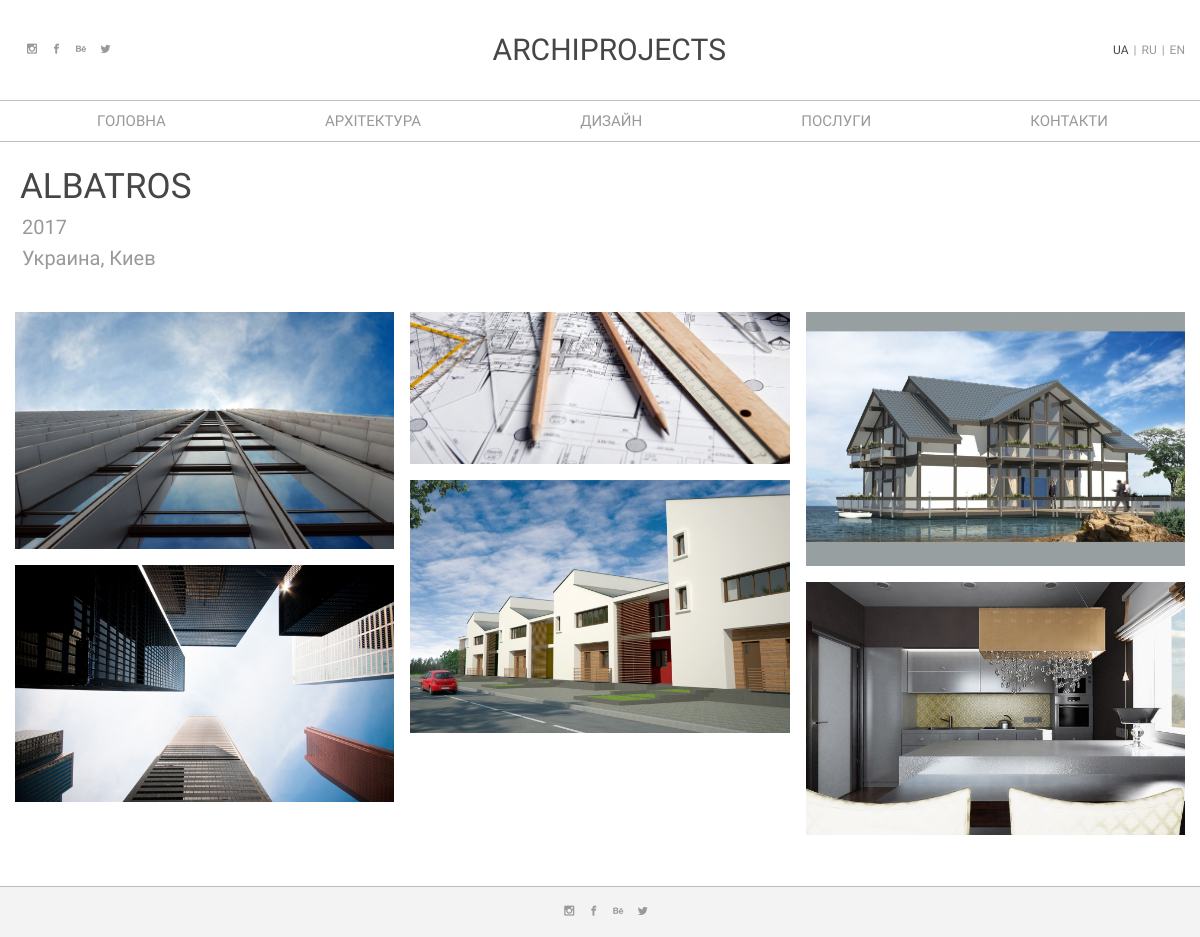
The page /archprojects/1/ on the database its author committed.
### archapp/models.py (models this page shows, shortened)
class ArchitectureProject(models.Model):
    title_en = models.CharField(max_length=40,blank=True, null=True)
    title_ru = models.CharField(max_length=40,blank=True, null=True)
    title_ua = models.CharField(max_length=40,blank=True, null=True)
    description_en = models.TextField(max_length=150,blank=True, null=True)
    description_ru = models.TextField(max_length=150,blank=True, null=True)
    description_ua = models.TextField(max_length=150,blank=True, null=True)
    name_en = models.CharField(max_length=100)
    name_ru = models.CharField(max_length=100)
    name_ua = models.CharField(max_length=100)
    location_en = models.CharField(max_length=200,blank=True, null=True)
    location_ru = models.CharField(max_length=200,blank=True, null=True)
    location_ua = models.CharField(max_length=200,blank=True, null=True)
    year = models.CharField(max_length=9,blank=True, null=True)
    img = models.FileField(blank=True, null=True)
    type = models.ForeignKey(ArchitectureType, on_delete=models.CASCADE)
    date = models.DateTimeField(default=datetime.now(), null=False, blank=False)
    active = models.BooleanField(default=True)

class ArchitectureImage(models.Model):
   project = models.ForeignKey(ArchitectureProject, on_delete=models.CASCADE)
   img = models.FileField(blank=True, null=True)

### archapp/views.py (the view)
# urls.py: url(r'^archprojects/(?P<pk>[0-9]+)/', views.archproject, name='archproject'),
def archproject(request, pk):
    content = {
        'Project' : ArchitectureProject.objects.filter(pk=pk),
        'Images' : ArchitectureImage.objects.all().filter(project=pk),
    }
    return render(request, 'ua/project.html', content)

### archapp/templates/ua/project.html (shortened to what this page needs)
{% extends "ua/index.html" %}
{% load staticfiles %}
{% block headinua %}
  <link rel="stylesheet" href="{% static 'css/project.css' %}"/>
{% endblock %}
{% block content %}
<header class="projects-type">
  {% for P in Project %}
  <h2 class="second-header">{{ P.name_ua }}</h2>
  <div class="project-line"></div>
  <p class="project-date"> {{ P.year }}</p>
  <p class="project-place">{{ P.location_ua }}</p>
  {% endfor %}
</header>
<section class="projects-wrapper">
  <div class="projects" >
    <div id="portfolio">
      {% for I in Images %}
      <div class="tile">
        <img src="{{ I.img.url }}" alt="" />
      </div>
      {% endfor %}
    </div>
  </div>
</section>
{% endblock %}

### archapp/templates/ua/index.html (shortened to what this page needs)
{% extends "indextemplate.html" %}
{% load staticfiles %}
  {% block headin %}
    {% block headinua %}
    {% endblock %}
  {% endblock %}
{% block body %}
  <header class="mainheader">
    <div class="container">
      <div class="soc-icons">
        <a href="https://www.instagram.com/" target="_blank" rel="nofollow">
          <span class="icon-instagram"></span>
        </a>
        <a href="https://www.facebook.com/" target="_blank" rel="nofollow">
          <span class="icon-facebook"></span>
        </a>
        <a href="https://www.behance.net/" target="_blank" rel="nofollow">
          <span class="icon-behance"></span>
        </a>
        <a href="https://twitter.com/" target="_blank" rel="nofollow">
          <span class="icon-twitter"></span>
        </a>
      </div>
      <div class="mainlogo">
        <a href="/">ARCHIPROJECTS</a>
      </div>
      <div class="lang">
        <ul class="lang-list">
          <li id="lang-ua" class="active-item"><a href="/">UA</a></li>
          <li>|</li>
          <li id="lang-ru"><a href="/ru/">RU</a></li>
          <li>|</li>
          <li id="lang-en"><a href="/en/">EN</a></li>
        </ul>
      </div>
    </div>
  </header>
  <nav class="menu">
    <ul class="menu-list">
      <li id="menu-home" class="active-item"><a href="/">ГОЛОВНА</a></li>
      <li id="menu-projects"><a href="/archprojects/">АРХІТЕКТУРА</a></li>
      <li id="menu-design"><a href="/designprojects/">ДИЗАЙН</a></li>
      <li id="menu-services"><a href="/services/">ПОСЛУГИ</a></li>
      <li id="menu-contact"><a href="/contact/">КОНТАКТИ</a></li>
    </ul>
  </nav>
  {% block content %}
  {% endblock %}
  <footer>
    <div class="container">
      <div class="soc-icons">
        <a href="https://www.instagram.com/" target="_blank" rel="nofollow">
          <span class="icon-instagram"></span>
        </a>
        <a href="https://www.facebook.com/" target="_blank" rel="nofollow">
          <span class="icon-facebook"></span>
        </a>
        <a href="https://www.behance.net/" target="_blank" rel="nofollow">
          <span class="icon-behance"></span>
        </a>
        <a href="https://twitter.com/" target="_blank" rel="nofollow">
          <span class="icon-twitter"></span>
        </a>
      </div>
    </div>
  </footer>
{% endblock %}

### archapp/templates/indextemplate.html (shortened to what this page needs)
<html lang="en">
<head>
  {% load staticfiles %}
  <link rel="stylesheet" href="{% static 'css/all.css' %}"/>
  {% block headin %}
  {% endblock %}
</head>
<body>
{% block body %}
{% endblock %}
</body>

### archapp/static/css/all.css (style rules this page uses)
* { box-sizing: border-box; }
body { margin: 0; font-family: 'Yanone Kaffeesatz', sans-serif; position: relative; padding-bottom: 70px; }
a { text-decoration: none; }
.mainheader { padding: 25px 0; border-bottom: 1px solid #bebebe; padding-left: 7px; padding-right: 7px; }
.container { position: relative; margin-right: auto; margin-left: auto; display: flex; justify-content: space-between; height: auto; align-items:center; }
footer .container { justify-content: space-around; }
@media (min-width: 768px) { .container { width: 750px; } }
@media (min-width: 992px) { .container { width: 970px; } }
@media (min-width: 1200px) { .container { width: 1170px; } }
.soc-icons { width: auto; }
.icon-behance, .icon-twitter, .icon-facebook, .icon-instagram { font-family: icomoon!important; speak: none; font-style: normal; font-weight: 400; font-variant: normal; text-transform: none; line-height: 1; -webkit-font-smoothing: antialiased; }
.icon-behance::before { content: "\eaa8"; }
.icon-twitter::before { content: "\ea96"; }
.icon-facebook::before { content: "\ea90"; }
.icon-instagram::before { content: "\ea92"; }
.soc-icons a { margin-left: 12px; color: #999; line-height: 30px; font-size: 10px; }
.mainlogo { width: auto; }
.mainlogo a { color: #464646; font-size: 30px; line-height: 50px; }
.lang { width: auto; }
.lang-list { list-style-type: none; margin: 0; padding: 0; }
.lang-list li { float: left; margin-left: 5px; }
.lang-list a, .lang-list li { color: #999; line-height: 30px; font-size: 12px; }
.active-item a { color: #464646; }
.menu { border-bottom: 1px solid #bebebe; }
.menu-list { position: relative; margin: 5px; margin-right: auto; margin-left: auto; padding-left: 15px; padding-right: 15px; display: flex; justify-content: space-around; height: auto; list-style-type: none; padding: 0; }
@media (min-width: 768px) { .menu-list { width: 750px; } }
@media (min-width: 992px) { .menu-list { width: 970px; } }
@media (min-width: 1200px) { .menu-list { width: 1170px; } }
.menu-list li { float: left; margin-left: 5px; }
.menu-list a, .menu-list li { color: #999; line-height: 30px; font-size: 15px; text-transform: uppercase; }
footer { border-top: 1px solid #bebebe; position: absolute; bottom: 0; left: 0; width: 100%; padding-top: 10px; padding-bottom: 10px; background-color: #f3f3f3; }

### archapp/static/css/project.css (style rules this page uses)
.projects-wrapper, .projects-type { margin-right: auto; margin-left: auto; }
@media (min-width: 768px) { .projects-wrapper, .projects-type { width: 750px; } }
@media (min-width: 992px) { .projects-wrapper, .projects-type { width: 970px; } }
@media (min-width: 1200px) { .projects-wrapper, .projects-type { width: 1170px; } }
.projects { position: relative; display: flex; flex-wrap: wrap; justify-content: space-around; height: auto; align-items:center; }
.second-header { margin: 5px; margin-top: 30px; color: #464646; font-size: 35px; line-height: 30px; text-transform: uppercase; font-weight: normal; }
.project-line { border-bottom: 1px solid #fff; width: 200px; }
#portfolio { -webkit-column-count: 1; -moz-column-count: 1; column-count: 1; -webkit-column-width: 100%; -moz-column-width: 100%; column-width: 100%; }
@media (min-width: 768px) { #portfolio { width: 100%; margin: 1rem 0; -webkit-column-count: 2; -moz-column-count: 2; column-count: 2; -webkit-column-gap: 1rem; -moz-column-gap: 1rem; column-gap: 1rem; -webkit-column-width: 50%; -moz-column-width: 50%; column-width: 50%; } }
@media (min-width: 1200px) { #portfolio { margin: 1rem 0; -webkit-column-count: 3; -moz-column-count: 3; column-count: 3; -webkit-column-gap: 1rem; -moz-column-gap: 1rem; column-gap: 1rem; -webkit-column-width: 33.33333333333333%; -moz-column-width: 33.33333333333333%; column-width: 33.33333333333333%; } }
.projects-type p { font-size: 20px; margin: 7px; max-width: 40%; color: #999; }
.tile img { max-width: 100%; width: 100%; height: auto; margin-bottom: 1rem; }

### rows shown on the page
ArchitectureProject: name_ua "ALBATROS", year "2017", location_ua "Украина, Киев"
ArchitectureImage: img (picture)
ArchitectureImage: img (picture)
ArchitectureImage: img (picture)
ArchitectureImage: img (picture)
ArchitectureImage: img (picture)
ArchitectureImage: img (picture)
